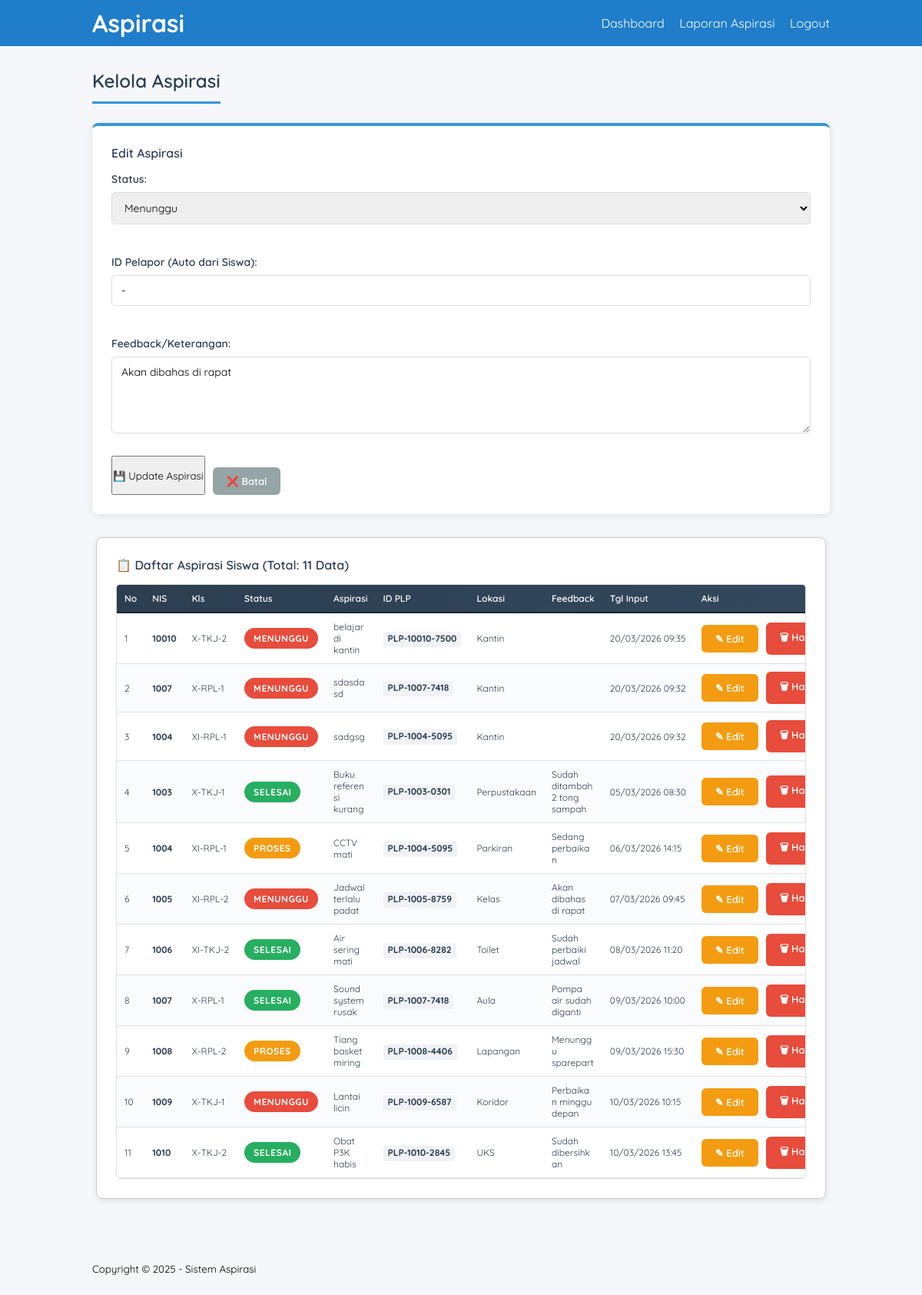
The app's page /admin_aspirasi.php?edit=3 (signed in) with its own data.
### tables this page shows
CREATE TABLE `tb_aspirasi` (
  `id_aspirasi` int(11) NOT NULL COMMENT 'Primary Key untuk setiap aspirasi',
  `id_pelaporan` int(11) NOT NULL COMMENT 'Foreign Key ke tb_input_aspirasi',
  `status` enum('Menunggu','Proses','Selesai') NOT NULL DEFAULT 'Menunggu' COMMENT 'Status aspirasi',
  `id_pelapor` varchar(50) DEFAULT NULL COMMENT 'ID Pelapor (generated)',
  `feedback` varchar(500) DEFAULT '' COMMENT 'Feedback dari admin',
  `tanggal_dibuat` timestamp NOT NULL DEFAULT current_timestamp()
);

CREATE TABLE `tb_input_aspirasi` (
  `id_pelaporan` int(5) NOT NULL,
  `nis` varchar(10) NOT NULL,
  `id_kategori` int(5) NOT NULL,
  `lokasi` varchar(50) NOT NULL,
  `ket` text NOT NULL,
  `id_pelapor` varchar(50) DEFAULT NULL,
  `tanggal_input` datetime DEFAULT current_timestamp()
);

CREATE TABLE `tb_siswa` (
  `nis` int(10) NOT NULL,
  `kelas` varchar(10) NOT NULL,
  `id_pelapor` varchar(50) DEFAULT NULL
);

### admin_aspirasi.php (the view, shortened to what this page needs)
<?php
include 'db.php';
$edit_data_full = null;
$edit_data = null;
if(isset($_GET['edit'])){
    $id = (int)$_GET['edit'];
    $stmt = $CON->prepare("SELECT * FROM tb_aspirasi WHERE id_aspirasi = ?");
    $stmt->bind_param("i", $id);
    $stmt->execute();
    $edit_data = $stmt->get_result()->fetch_object();
}
$data_query = mysqli_query($CON, "SELECT a.*, ia.nis, ia.lokasi, ia.ket, ia.id_pelapor as id_pelapor_input, ia.tanggal_input, s.kelas, s.id_pelapor as id_plp_siswa
                                  FROM tb_aspirasi a
                                  JOIN tb_input_aspirasi ia ON a.id_pelaporan = ia.id_pelaporan
                                  LEFT JOIN tb_siswa s ON ia.nis = s.nis
                                  ORDER BY a.tanggal_dibuat DESC");
$total = mysqli_num_rows($data_query);
?>
<!DOCTYPE html>
<html lang="en">
<head>
    <link rel="stylesheet" type="text/css" href="css/style.css">
</head>
<body>
    <header>
        <div class="container">
            <h1><a href="dashboard.php">Aspirasi</a></h1>
            <ul>
                <li><a href="dashboard.php">Dashboard</a></li>
                <li><a href="aspirasi_report.php">Laporan Aspirasi</a></li>
                <li><a href="logout.php">Logout</a></li>
            </ul>
        </div>
    </header>
    <div class="section">
        <div class="container">
            <h3>Kelola Aspirasi</h3>
            <div class="form-container">
                <h4><?= isset($edit_data) ? 'Edit Aspirasi' : ' ' ?></h4>
                <form method="POST">
                    <div class="form-row">
                        <div class="form-group">
                            <label>Status:</label>
                            <select name="status" required>
                                <option value="Menunggu" <?= (isset($edit_data) && $edit_data->status == 'Menunggu') ? 'selected' : '' ?>>Menunggu</option>
                            </select>
                        </div>
                        <div class="form-group">
                            <label>ID Pelapor (Auto dari Siswa):</label>
                            <input type="text" value="<?= isset($edit_data_full) && $edit_data_full->id_pelapor ? htmlspecialchars($edit_data_full->id_pelapor) : '-' ?>" placeholder="Otomatis dari siswa" readonly>
                        </div>
                    </div>
                    <div class="form-group">
                        <label>Feedback/Keterangan:</label>
                        <textarea name="feedback" placeholder="Berikan keterangan atau feedback untuk aspirasi ini..."><?= isset($edit_data) ? htmlspecialchars($edit_data->feedback) : '' ?></textarea>
                    </div>
                    <div class="form-actions">
                        <?php if(isset($edit_data)): ?>
                            <button type="submit" name="edit">💾 Update Aspirasi</button>
                            <a href="admin_aspirasi.php" class="btn btn-back">❌ Batal</a>
                        <?php else: ?>
                            <button type="submit" name="tambah">➕ Ubah Aspirasi</button>
                        <?php endif; ?>
                    </div>
                </form>
            </div>
            <div class="box">
                <h4>📋 Daftar Aspirasi Siswa (Total: <?= $total ?> Data)</h4>
                <?php if($total > 0): ?>
                    <div class="table-wrapper">
                        <table class="table">
                            <thead>
                                <tr>
                                    <th width="4%">No</th>
                                    <th width="8%">NIS</th>
                                    <th width="6%">Kls</th>
                                    <th width="9%">Status</th>
                                    <th width="14%">Aspirasi</th>
                                    <th width="12%">ID PLP</th>
                                    <th width="11%">Lokasi</th>
                                    <th width="13%">Feedback</th>
                                    <th width="12%">Tgl Input</th>
                                    <th width="11%">Aksi</th>
                                </tr>
                            </thead>
                            <tbody>
                                <?php
                                $no = 1;
                                while($d = mysqli_fetch_object($data_query)){
                                    $badge_class = 'badge-' . strtolower($d->status);
                                ?>
                                    <tr>
                                        <td><?= $no++ ?></td>
                                        <td><strong><?= htmlspecialchars($d->nis) ?></strong></td>
                                        <td><?= htmlspecialchars($d->kelas ?? '-') ?></td>
                                        <td><span class="badge <?= $badge_class ?>"><?= $d->status ?></span></td>
                                        <td data-wrap="yes"><?= htmlspecialchars($d->ket) ?></td>
                                        <td><code><strong><?= htmlspecialchars($d->id_plp_siswa ?? '-') ?></strong></code></td>
                                        <td><?= htmlspecialchars($d->lokasi ?? '-') ?></td>
                                        <td data-wrap="yes"><?= htmlspecialchars($d->feedback ?? '-') ?></td>
                                        <td><?= date('d/m/Y H:i', strtotime($d->tanggal_input)) ?></td>
                                        <td>
                                            <div class="btn-group">
                                                <a href="admin_aspirasi.php?edit=<?= $d->id_aspirasi ?>" class="btn btn-edit">✎ Edit</a>
                                                <a href="admin_aspirasi.php?delete=<?= $d->id_aspirasi ?>" onclick="return confirm('Yakin hapus aspirasi ini?')" class="btn btn-delete">🗑 Hapus</a>
                                            </div>
                                        </td>
                                    </tr>
                                <?php
                                }
                                ?>
                            </tbody>
                        </table>
                    </div>
                <?php else: ?>
                    <div class="no-data">
                        <p>📭 Belum ada data aspirasi. Silakan tambah dari halaman Input Aspirasi.</p>
                    </div>
                <?php endif; ?>
            </div>
        </div>
    </div>
    <footer>
        <div class="container">
            <small>Copyright &copy 2025 - Sistem Aspirasi</small>
        </div>
    </footer>
</body>
</html>

### style.css (style rules this page uses)
* { padding: 0; margin: 0; font-family: 'Quicksand',sans-serif; }
body { background-color: #f8f8f8; }
a { color: inherit; text-decoration: none; }
.btn { padding: 8px 15px; background-color: #48988b; color: #fff; border: none; cursor: pointer; }
header { background-color: #1f7dca; color: #fff; }
header h1 { float: left; padding: 10px 0; }
header ul { float: right; }
header ul li { display: inline-block; }
header ul li a { padding: 20px 0 20px 15px; display: inline-block; }
footer { padding: 25px 0; }
.container { width: 80%; margin: 0 auto; }
.container:after { content: ""; display: block; clear: both; }
.section { padding: 25px 0; }
.box { background-color: #fff; border: 1px solid #ccc; padding: 50px; box-sizing: border-box; margin: 5px 5px 5px 5px; }
.box:after { content: ""; display: block; clear: both; }

### admin_aspirasi.php (style rules this page uses)
* { margin: 0; padding: 0; box-sizing: border-box; }
body { font-family: 'Quicksand', sans-serif; background-color: #f5f7fa; }
header ul li { position: relative; }
.section { background-color: #f5f7fa; padding: 30px 0; }
h3 { color: #2c3e50; margin-bottom: 25px; font-size: 24px; font-weight: 600; border-bottom: 3px solid #3498db; padding-bottom: 12px; display: inline-block; }
h4 { color: #2c3e50; margin-bottom: 15px; font-size: 16px; font-weight: 600; }
.form-container { background: white; padding: 25px; border-radius: 8px; margin-bottom: 30px; box-shadow: 0 2px 8px rgba(0,0,0,0.1); border-top: 4px solid #3498db; }
.form-row { display: grid; grid-template-columns: 1fr 1fr; gap: 20px; margin-bottom: 20px; }
.form-group { margin-bottom: 20px; }
.form-group label { display: block; margin-bottom: 8px; font-weight: 600; color: #2c3e50; font-size: 14px; }
.form-group input, .form-group select, .form-group textarea { width: 100%; padding: 10px 12px; border: 1px solid #ddd; border-radius: 5px; font-family: 'Quicksand', sans-serif; font-size: 14px; transition: all 0.3s ease; }
.form-group textarea { resize: vertical; min-height: 100px; }
.form-actions { display: flex; gap: 10px; margin-top: 25px; }
.box { background: white; padding: 25px; border-radius: 8px; box-shadow: 0 2px 8px rgba(0,0,0,0.1); margin-bottom: 25px; }
.table-wrapper { margin-top: 15px; border-radius: 5px; border: 1px solid #e0e0e0; overflow: hidden; }
.table { width: 100%; border-collapse: collapse; font-size: 12px; }
.table thead tr { background: linear-gradient(135deg, #2c3e50 0%, #34495e 100%); color: white; }
.table th { padding: 12px 10px; text-align: left; font-weight: 600; color: white; border-bottom: 2px solid #1a252f; white-space: nowrap; }
.table td { padding: 10px; border-bottom: 1px solid #e0e0e0; color: #2c3e50; white-space: nowrap; overflow: hidden; text-overflow: ellipsis; }
.table td[data-wrap="yes"] { white-space: normal; word-break: break-word; }
.table tbody tr { transition: all 0.2s ease; }
.table tbody tr:nth-child(even) { background-color: #fafbfc; }
.btn-group { display: flex; gap: 10px; flex-wrap: nowrap; align-items: center; justify-content: flex-start; }
.btn { padding: 10px 18px; border-radius: 6px; text-decoration: none; font-size: 13px; display: inline-flex; align-items: center; gap: 6px; border: none; cursor: pointer; transition: all 0.3s ease; font-weight: 600; white-space: nowrap; flex-shrink: 0; }
.btn-edit { background-color: #f39c12; color: #fff; }
.btn-delete { background-color: #e74c3c; color: #fff; }
.btn-back { background-color: #95a5a6; color: #fff; display: inline-block; margin-top: 15px; }
.badge { display: inline-block; padding: 6px 12px; border-radius: 20px; font-size: 12px; font-weight: bold; text-transform: uppercase; letter-spacing: 0.5px; }
.badge-menunggu { background-color: #e74c3c; color: white; }
.badge-proses { background-color: #f39c12; color: white; }
.badge-selesai { background-color: #27ae60; color: white; }
code { background-color: #f0f2f5; padding: 3px 6px; border-radius: 3px; font-family: 'Courier New', monospace; font-size: 12px; color: #2c3e50; }
@media (max-width: 1200px) { .form-row { grid-template-columns: 1fr; } }
@media (max-width: 1200px) { .table { font-size: 12px; } }
@media (max-width: 1200px) { .table th, .table td { padding: 10px; } }

### records on screen
tb_aspirasi: status "Menunggu", feedback "Akan dibahas di rapat", id_pelaporan.nis "1005", tb_siswa.kelas "XI-RPL-2", status "MENUNGGU", id_pelaporan.ket "Jadwal terlalu padat", tb_siswa.id_pelapor "PLP-1005-8759", id_pelaporan.lokasi "Kelas", id_pelaporan.tanggal_input "07/03/2026 09:45"
tb_aspirasi: id_pelaporan.nis "10010", tb_siswa.kelas "X-TKJ-2", status "MENUNGGU", id_pelaporan.ket "belajar di kantin", tb_siswa.id_pelapor "PLP-10010-7500", id_pelaporan.lokasi "Kantin", id_pelaporan.tanggal_input "20/03/2026 09:35"
tb_aspirasi: id_pelaporan.nis "1007", tb_siswa.kelas "X-RPL-1", status "MENUNGGU", id_pelaporan.ket "sdasdasd", tb_siswa.id_pelapor "PLP-1007-7418", id_pelaporan.lokasi "Kantin", id_pelaporan.tanggal_input "20/03/2026 09:32"
tb_aspirasi: id_pelaporan.nis "1004", tb_siswa.kelas "XI-RPL-1", status "MENUNGGU", id_pelaporan.ket "sadgsg", tb_siswa.id_pelapor "PLP-1004-5095", id_pelaporan.lokasi "Kantin", id_pelaporan.tanggal_input "20/03/2026 09:32"
tb_aspirasi: id_pelaporan.nis "1003", tb_siswa.kelas "X-TKJ-1", status "SELESAI", id_pelaporan.ket "Buku referensi kurang", tb_siswa.id_pelapor "PLP-1003-0301", id_pelaporan.lokasi "Perpustakaan", feedback "Sudah ditambah 2 tong sampah", id_pelaporan.tanggal_input "05/03/2026 08:30"
tb_aspirasi: id_pelaporan.nis "1004", tb_siswa.kelas "XI-RPL-1", status "PROSES", id_pelaporan.ket "CCTV mati", tb_siswa.id_pelapor "PLP-1004-5095", id_pelaporan.lokasi "Parkiran", feedback "Sedang perbaikan", id_pelaporan.tanggal_input "06/03/2026 14:15"
tb_aspirasi: id_pelaporan.nis "1006", tb_siswa.kelas "XI-TKJ-2", status "SELESAI", id_pelaporan.ket "Air sering mati", tb_siswa.id_pelapor "PLP-1006-8282", id_pelaporan.lokasi "Toilet", feedback "Sudah perbaiki jadwal", id_pelaporan.tanggal_input "08/03/2026 11:20"
tb_aspirasi: id_pelaporan.nis "1007", tb_siswa.kelas "X-RPL-1", status "SELESAI", id_pelaporan.ket "Sound system rusak", tb_siswa.id_pelapor "PLP-1007-7418", id_pelaporan.lokasi "Aula", feedback "Pompa air sudah diganti", id_pelaporan.tanggal_input "09/03/2026 10:00"
tb_aspirasi: id_pelaporan.nis "1008", tb_siswa.kelas "X-RPL-2", status "PROSES", id_pelaporan.ket "Tiang basket miring", tb_siswa.id_pelapor "PLP-1008-4406", id_pelaporan.lokasi "Lapangan", feedback "Menunggu sparepart", id_pelaporan.tanggal_input "09/03/2026 15:30"
tb_aspirasi: id_pelaporan.nis "1009", tb_siswa.kelas "X-TKJ-1", status "MENUNGGU", id_pelaporan.ket "Lantai licin", tb_siswa.id_pelapor "PLP-1009-6587", id_pelaporan.lokasi "Koridor", feedback "Perbaikan minggu depan", id_pelaporan.tanggal_input "10/03/2026 10:15"
tb_aspirasi: id_pelaporan.nis "1010", tb_siswa.kelas "X-TKJ-2", status "SELESAI", id_pelaporan.ket "Obat P3K habis", tb_siswa.id_pelapor "PLP-1010-2845", id_pelaporan.lokasi "UKS", feedback "Sudah dibersihkan", id_pelaporan.tanggal_input "10/03/2026 13:45"

### other values on screen
$total "11"
